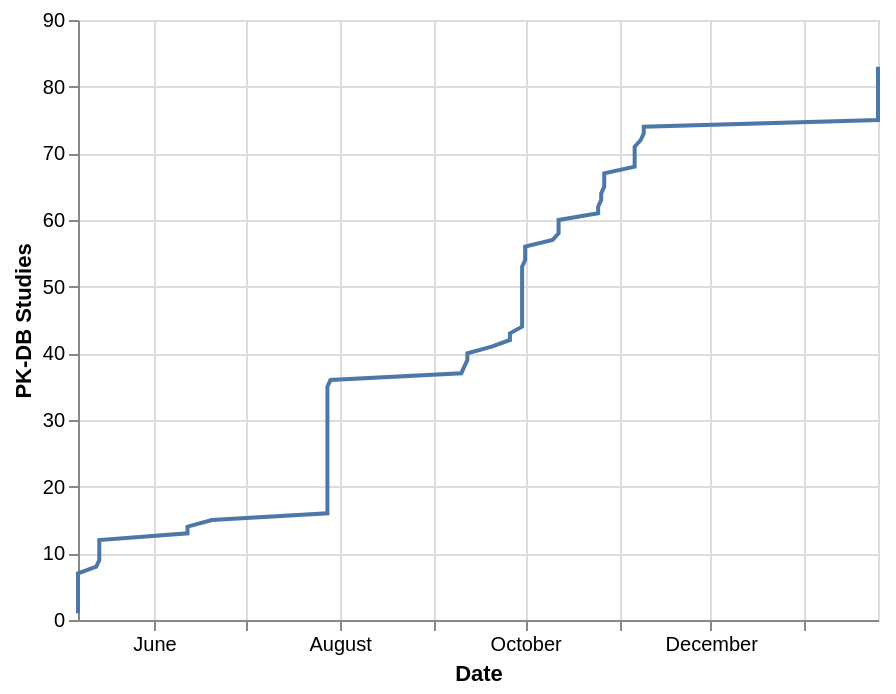

The specification (Vega-Lite) saved for this image:
### Vega-Lite specification from a JSON file in a GitHub repository (floating-point values rounded to 4 significant figures)
{"config": {"view": {"continuousWidth": 400, "continuousHeight": 300}}, "data": {"values": [{"sid": "PKDB00024", "date": "2019-05-07", "name": "Baraka1990", "creator": "mkoenig", "licence": "open", "access": "public", "group_count": 1, "individual_count": 0, "intervention_count": 3, "output_count": 32, "timecourse_count": 2, "study_count": 1, "study_count_cum": 1, "group_count_cum": 1, "individual_count_cum": 0, "intervention_count_cum": 3, "output_count_cum": 32, "timecourse_count_cum": 2}, {"sid": "PKDB00029", "date": "2019-05-07", "name": "Jensen2004", "creator": "mkoenig", "licence": "closed", "access": "public", "group_count": 1, "individual_count": 0, "intervention_count": 1, "output_count": 24, "timecourse_count": 3, "study_count": 1, "study_count_cum": 2, "group_count_cum": 2, "individual_count_cum": 0, "intervention_count_cum": 4, "output_count_cum": 56, "timecourse_count_cum": 5}, {"sid": "PKDB00023", "date": "2019-05-07", "name": "Ameer1981", "creator": "mkoenig", "licence": "closed", "access": "public", "group_count": 0, "individual_count": 0, "intervention_count": 0, "output_count": 0, "timecourse_count": 0, "study_count": 1, "study_count_cum": 3, "group_count_cum": 2, "individual_count_cum": 0, "intervention_count_cum": 4, "output_count_cum": 56, "timecourse_count_cum": 5}, {"sid": "PKDB00028", "date": "2019-05-07", "name": "Iqbal1995", "creator": "jbrandhorst", "licence": "closed", "access": "public", "group_count": 1, "individual_count": 0, "intervention_count": 2, "output_count": 34, "timecourse_count": 2, "study_count": 1, "study_count_cum": 4, "group_count_cum": 3, "individual_count_cum": 0, "intervention_count_cum": 6, "output_count_cum": 90, "timecourse_count_cum": 7}, {"sid": "PKDB00026", "date": "2019-05-07", "name": "Chiew2010", "creator": "mkoenig", "licence": "closed", "access": "public", "group_count": 1, "individual_count": 0, "intervention_count": 2, "output_count": 50, "timecourse_count": 6, "study_count": 1, "study_count_cum": 5, "group_count_cum": 4, "individual_count_cum": 0, "intervention_count_cum": 8, "output_count_cum": 140, "timecourse_count_cum": 13}, {"sid": "PKDB00022", "date": "2019-05-07", "name": "Albert1974", "creator": "mkoenig", "licence": "open", "access": "public", "group_count": 1, "individual_count": 0, "intervention_count": 2, "output_count": 26, "timecourse_count": 2, "study_count": 1, "study_count_cum": 6, "group_count_cum": 5, "individual_count_cum": 0, "intervention_count_cum": 10, "output_count_cum": 166, "timecourse_count_cum": 15}, {"sid": "PKDB00027", "date": "2019-05-07", "name": "Critchley2005", "creator": "mkoenig", "licence": "closed", "access": "public", "group_count": 3, "individual_count": 0, "intervention_count": 1, "output_count": 81, "timecourse_count": 8, "study_count": 1, "study_count_cum": 7, "group_count_cum": 8, "individual_count_cum": 0, "intervention_count_cum": 11, "output_count_cum": 247, "timecourse_count_cum": 23}, {"sid": "PKDB00119", "date": "2019-05-13", "name": "Malan1985", "creator": "jbrandhorst", "licence": "open", "access": "public", "group_count": 1, "individual_count": 0, "intervention_count": 3, "output_count": 39, "timecourse_count": 3, "study_count": 1, "study_count_cum": 8, "group_count_cum": 9, "individual_count_cum": 0, "intervention_count_cum": 14, "output_count_cum": 286, "timecourse_count_cum": 26}, {"sid": "PKDB00122", "date": "2019-05-14", "name": "Briant1976", "creator": "jbrandhorst", "licence": "closed", "access": "public", "group_count": 7, "individual_count": 57, "intervention_count": 1, "output_count": 69, "timecourse_count": 0, "study_count": 1, "study_count_cum": 9, "group_count_cum": 16, "individual_count_cum": 57, "intervention_count_cum": 15, "output_count_cum": 355, "timecourse_count_cum": 26}, {"sid": "PKDB00123", "date": "2019-05-14", "name": "Lau1994", "creator": "mkoenig", "licence": "closed", "access": "public", "group_count": 1, "individual_count": 6, "intervention_count": 1, "output_count": 62, "timecourse_count": 4, "study_count": 1, "study_count_cum": 10, "group_count_cum": 17, "individual_count_cum": 63, "intervention_count_cum": 16, "output_count_cum": 417, "timecourse_count_cum": 30}, {"sid": "PKDB00121", "date": "2019-05-14", "name": "Ganetsky2013", "creator": "jbrandhorst", "licence": "open", "access": "public", "group_count": 1, "individual_count": 0, "intervention_count": 2, "output_count": 96, "timecourse_count": 10, "study_count": 1, "study_count_cum": 11, "group_count_cum": 18, "individual_count_cum": 63, "intervention_count_cum": 18, "output_count_cum": 513, "timecourse_count_cum": 40}, {"sid": "PKDB00124", "date": "2019-05-14", "name": "Perucca1979", "creator": "mkoenig", "licence": "open", "access": "public", "group_count": 3, "individual_count": 0, "intervention_count": 2, "output_count": 68, "timecourse_count": 6, "study_count": 1, "study_count_cum": 12, "group_count_cum": 21, "individual_count_cum": 63, "intervention_count_cum": 20, "output_count_cum": 581, "timecourse_count_cum": 46}, {"sid": "PKDB00130", "date": "2019-06-12", "name": "Miners1988", "creator": "jbrandhorst", "licence": "open", "access": "public", "group_count": 3, "individual_count": 16, "intervention_count": 1, "output_count": 108, "timecourse_count": 0, "study_count": 1, "study_count_cum": 13, "group_count_cum": 24, "individual_count_cum": 79, "intervention_count_cum": 21, "output_count_cum": 689, "timecourse_count_cum": 46}, {"sid": "PKDB00131", "date": "2019-06-12", "name": "Divoll1982", "creator": "jbrandhorst", "licence": "open", "access": "public", "group_count": 7, "individual_count": 1, "intervention_count": 3, "output_count": 50, "timecourse_count": 3, "study_count": 1, "study_count_cum": 14, "group_count_cum": 31, "individual_count_cum": 80, "intervention_count_cum": 24, "output_count_cum": 739, "timecourse_count_cum": 49}, {"sid": "PKDB00133", "date": "2019-06-20", "name": "Itoh2002", "creator": "jbrandhorst", "licence": "closed", "access": "public", "group_count": 1, "individual_count": 0, "intervention_count": 3, "output_count": 97, "timecourse_count": 11, "study_count": 1, "study_count_cum": 15, "group_count_cum": 32, "individual_count_cum": 80, "intervention_count_cum": 27, "output_count_cum": 836, "timecourse_count_cum": 60}, {"sid": "PKDB00146", "date": "2019-07-28", "name": "Gwilt1963", "creator": "jbrandhorst", "licence": "closed", "access": "public", "group_count": 3, "individual_count": 0, "intervention_count": 3, "output_count": 17, "timecourse_count": 4, "study_count": 1, "study_count_cum": 16, "group_count_cum": 35, "individual_count_cum": 80, "intervention_count_cum": 30, "output_count_cum": 853, "timecourse_count_cum": 64}, {"sid": "PKDB00149", "date": "2019-07-28", "name": "Itoh2000", "creator": "jbrandhorst", "licence": "closed", "access": "public", "group_count": 1, "individual_count": 0, "intervention_count": 3, "output_count": 101, "timecourse_count": 13, "study_count": 1, "study_count_cum": 17, "group_count_cum": 36, "individual_count_cum": 80, "intervention_count_cum": 33, "output_count_cum": 954, "timecourse_count_cum": 77}, {"sid": "PKDB00160", "date": "2019-07-28", "name": "Adithan1982", "creator": "jbrandhorst", "licence": "closed", "access": "public", "group_count": 1, "individual_count": 10, "intervention_count": 1, "output_count": 60, "timecourse_count": 2, "study_count": 1, "study_count_cum": 18, "group_count_cum": 37, "individual_count_cum": 90, "intervention_count_cum": 34, "output_count_cum": 1014, "timecourse_count_cum": 79}, {"sid": "PKDB00159", "date": "2019-07-28", "name": "Jack1985", "creator": "mkoenig", "licence": "closed", "access": "public", "group_count": 1, "individual_count": 0, "intervention_count": 7, "output_count": 36, "timecourse_count": 0, "study_count": 1, "study_count_cum": 19, "group_count_cum": 38, "individual_count_cum": 90, "intervention_count_cum": 41, "output_count_cum": 1050, "timecourse_count_cum": 79}, {"sid": "PKDB00156", "date": "2019-07-28", "name": "Levy1971", "creator": "jbrandhorst", "licence": "open", "access": "public", "group_count": 1, "individual_count": 3, "intervention_count": 10, "output_count": 35, "timecourse_count": 26, "study_count": 1, "study_count_cum": 20, "group_count_cum": 39, "individual_count_cum": 93, "intervention_count_cum": 51, "output_count_cum": 1085, "timecourse_count_cum": 105}, {"sid": "PKDB00155", "date": "2019-07-28", "name": "Forrest1979", "creator": "jbrandhorst", "licence": "closed", "access": "public", "group_count": 5, "individual_count": 15, "intervention_count": 1, "output_count": 116, "timecourse_count": 12, "study_count": 1, "study_count_cum": 21, "group_count_cum": 44, "individual_count_cum": 108, "intervention_count_cum": 52, "output_count_cum": 1201, "timecourse_count_cum": 117}, {"sid": "PKDB00164", "date": "2019-07-28", "name": "Mucklow1980", "creator": "jbrandhorst", "licence": "closed", "access": "public", "group_count": 24, "individual_count": 0, "intervention_count": 2, "output_count": 24, "timecourse_count": 0, "study_count": 1, "study_count_cum": 22, "group_count_cum": 68, "individual_count_cum": 108, "intervention_count_cum": 54, "output_count_cum": 1225, "timecourse_count_cum": 117}, {"sid": "PKDB00154", "date": "2019-07-28", "name": "Liukas2011", "creator": "jbrandhorst", "licence": "open", "access": "public", "group_count": 5, "individual_count": 238, "intervention_count": 1, "output_count": 369, "timecourse_count": 12, "study_count": 1, "study_count_cum": 23, "group_count_cum": 73, "individual_count_cum": 346, "intervention_count_cum": 55, "output_count_cum": 1594, "timecourse_count_cum": 129}, {"sid": "PKDB00141", "date": "2019-07-28", "name": "Kamali1993", "creator": "jbrandhorst", "licence": "closed", "access": "public", "group_count": 1, "individual_count": 0, "intervention_count": 2, "output_count": 32, "timecourse_count": 2, "study_count": 1, "study_count_cum": 24, "group_count_cum": 74, "individual_count_cum": 346, "intervention_count_cum": 57, "output_count_cum": 1626, "timecourse_count_cum": 131}, {"sid": "PKDB00145", "date": "2019-07-28", "name": "Chen1996", "creator": "jbrandhorst", "licence": "closed", "access": "public", "group_count": 6, "individual_count": 0, "intervention_count": 2, "output_count": 140, "timecourse_count": 20, "study_count": 1, "study_count_cum": 25, "group_count_cum": 80, "individual_count_cum": 346, "intervention_count_cum": 59, "output_count_cum": 1766, "timecourse_count_cum": 151}, {"sid": "PKDB00147", "date": "2019-07-28", "name": "McGilveray1972", "creator": "jbrandhorst", "licence": "closed", "access": "public", "group_count": 3, "individual_count": 8, "intervention_count": 5, "output_count": 150, "timecourse_count": 36, "study_count": 1, "study_count_cum": 26, "group_count_cum": 83, "individual_count_cum": 354, "intervention_count_cum": 64, "output_count_cum": 1916, "timecourse_count_cum": 187}, {"sid": "PKDB00158", "date": "2019-07-28", "name": "Mitchell1983", "creator": "jbrandhorst", "licence": "closed", "access": "public", "group_count": 3, "individual_count": 0, "intervention_count": 1, "output_count": 32, "timecourse_count": 2, "study_count": 1, "study_count_cum": 27, "group_count_cum": 86, "individual_count_cum": 354, "intervention_count_cum": 65, "output_count_cum": 1948, "timecourse_count_cum": 189}, {"sid": "PKDB00150", "date": "2019-07-28", "name": "Miners1983", "creator": "jbrandhorst", "licence": "open", "access": "public", "group_count": 4, "individual_count": 0, "intervention_count": 1, "output_count": 33, "timecourse_count": 0, "study_count": 1, "study_count_cum": 28, "group_count_cum": 90, "individual_count_cum": 354, "intervention_count_cum": 66, "output_count_cum": 1981, "timecourse_count_cum": 189}, {"sid": "PKDB00163", "date": "2019-07-28", "name": "Kulo2014", "creator": "jbrandhorst", "licence": "closed", "access": "public", "group_count": 5, "individual_count": 146, "intervention_count": 1, "output_count": 170, "timecourse_count": 0, "study_count": 1, "study_count_cum": 29, "group_count_cum": 95, "individual_count_cum": 500, "intervention_count_cum": 67, "output_count_cum": 2151, "timecourse_count_cum": 189}, {"sid": "PKDB00161", "date": "2019-07-28", "name": "Miners1986", "creator": "jbrandhorst", "licence": "closed", "access": "public", "group_count": 3, "individual_count": 20, "intervention_count": 1, "output_count": 132, "timecourse_count": 0, "study_count": 1, "study_count_cum": 30, "group_count_cum": 98, "individual_count_cum": 520, "intervention_count_cum": 68, "output_count_cum": 2283, "timecourse_count_cum": 189}, {"sid": "PKDB00139", "date": "2019-07-28", "name": "Kim2011", "creator": "jbrandhorst", "licence": "closed", "access": "public", "group_count": 1, "individual_count": 0, "intervention_count": 2, "output_count": 85, "timecourse_count": 6, "study_count": 1, "study_count_cum": 31, "group_count_cum": 99, "individual_count_cum": 520, "intervention_count_cum": 70, "output_count_cum": 2368, "timecourse_count_cum": 195}, {"sid": "PKDB00143", "date": "2019-07-28", "name": "Osborne1991", "creator": "jbrandhorst", "licence": "closed", "access": "public", "group_count": 3, "individual_count": 0, "intervention_count": 1, "output_count": 20, "timecourse_count": 0, "study_count": 1, "study_count_cum": 32, "group_count_cum": 102, "individual_count_cum": 520, "intervention_count_cum": 71, "output_count_cum": 2388, "timecourse_count_cum": 195}, {"sid": "PKDB00153", "date": "2019-07-28", "name": "Divoll1982b", "creator": "jbrandhorst", "licence": "closed", "access": "public", "group_count": 3, "individual_count": 49, "intervention_count": 4, "output_count": 140, "timecourse_count": 4, "study_count": 1, "study_count_cum": 33, "group_count_cum": 105, "individual_count_cum": 569, "intervention_count_cum": 75, "output_count_cum": 2528, "timecourse_count_cum": 199}, {"sid": "PKDB00151", "date": "2019-07-28", "name": "Prescott1981", "creator": "jbrandhorst", "licence": "open", "access": "public", "group_count": 3, "individual_count": 0, "intervention_count": 2, "output_count": 70, "timecourse_count": 6, "study_count": 1, "study_count_cum": 34, "group_count_cum": 108, "individual_count_cum": 569, "intervention_count_cum": 77, "output_count_cum": 2598, "timecourse_count_cum": 205}, {"sid": "PKDB00140", "date": "2019-07-28", "name": "Miners1984", "creator": "jbrandhorst", "licence": "open", "access": "public", "group_count": 5, "individual_count": 0, "intervention_count": 4, "output_count": 66, "timecourse_count": 0, "study_count": 1, "study_count_cum": 35, "group_count_cum": 113, "individual_count_cum": 569, "intervention_count_cum": 81, "output_count_cum": 2664, "timecourse_count_cum": 205}, {"sid": "PKDB00165", "date": "2019-07-29", "name": "Prescott1973", "creator": "jbrandhorst", "licence": "closed", "access": "public", "group_count": 12, "individual_count": 11, "intervention_count": 1, "output_count": 45, "timecourse_count": 8, "study_count": 1, "study_count_cum": 36, "group_count_cum": 125, "individual_count_cum": 580, "intervention_count_cum": 82, "output_count_cum": 2709, "timecourse_count_cum": 213}, {"sid": "PKDB00166", "date": "2019-09-10", "name": "Ochs1984", "creator": "jbrandhorst", "licence": "closed", "access": "public", "group_count": 4, "individual_count": 123, "intervention_count": 3, "output_count": 185, "timecourse_count": 2, "study_count": 1, "study_count_cum": 37, "group_count_cum": 129, "individual_count_cum": 703, "intervention_count_cum": 85, "output_count_cum": 2894, "timecourse_count_cum": 215}, {"sid": "PKDB00169", "date": "2019-09-11", "name": "Kietzmann1990", "creator": "jbrandhorst", "licence": "closed", "access": "public", "group_count": 3, "individual_count": 39, "intervention_count": 1, "output_count": 320, "timecourse_count": 26, "study_count": 1, "study_count_cum": 38, "group_count_cum": 132, "individual_count_cum": 742, "intervention_count_cum": 86, "output_count_cum": 3214, "timecourse_count_cum": 241}, {"sid": "PKDB00170", "date": "2019-09-12", "name": "Davis1976", "creator": "jbrandhorst", "licence": "closed", "access": "public", "group_count": 7, "individual_count": 30, "intervention_count": 35, "output_count": 58, "timecourse_count": 0, "study_count": 1, "study_count_cum": 39, "group_count_cum": 139, "individual_count_cum": 772, "intervention_count_cum": 121, "output_count_cum": 3272, "timecourse_count_cum": 241}, {"sid": "PKDB00172", "date": "2019-09-12", "name": "Glynn1973", "creator": "jbrandhorst", "licence": "closed", "access": "public", "group_count": 1, "individual_count": 0, "intervention_count": 4, "output_count": 64, "timecourse_count": 8, "study_count": 1, "study_count_cum": 40, "group_count_cum": 140, "individual_count_cum": 772, "intervention_count_cum": 125, "output_count_cum": 3336, "timecourse_count_cum": 249}, {"sid": "PKDB00176", "date": "2019-09-20", "name": "Bedjaoui1984", "creator": "jbrandhorst", "licence": "closed", "access": "public", "group_count": 3, "individual_count": 25, "intervention_count": 1, "output_count": 205, "timecourse_count": 2, "study_count": 1, "study_count_cum": 41, "group_count_cum": 143, "individual_count_cum": 797, "intervention_count_cum": 126, "output_count_cum": 3541, "timecourse_count_cum": 251}, {"sid": "PKDB00183", "date": "2019-09-26", "name": "Paintaud1998", "creator": "jbrandhorst", "licence": "closed", "access": "public", "group_count": 1, "individual_count": 15, "intervention_count": 3, "output_count": 266, "timecourse_count": 32, "study_count": 1, "study_count_cum": 42, "group_count_cum": 144, "individual_count_cum": 812, "intervention_count_cum": 129, "output_count_cum": 3807, "timecourse_count_cum": 283}, {"sid": "PKDB00180", "date": "2019-09-26", "name": "Bannwarth1992", "creator": "jbrandhorst", "licence": "closed", "access": "public", "group_count": 12, "individual_count": 0, "intervention_count": 1, "output_count": 90, "timecourse_count": 22, "study_count": 1, "study_count_cum": 43, "group_count_cum": 156, "individual_count_cum": 812, "intervention_count_cum": 130, "output_count_cum": 3897, "timecourse_count_cum": 305}, {"sid": "PKDB00193", "date": "2019-09-30", "name": "Bannwarth2001", "creator": "jbrandhorst", "licence": "closed", "access": "public", "group_count": 1, "individual_count": 0, "intervention_count": 2, "output_count": 26, "timecourse_count": 2, "study_count": 1, "study_count_cum": 44, "group_count_cum": 157, "individual_count_cum": 812, "intervention_count_cum": 132, "output_count_cum": 3923, "timecourse_count_cum": 307}, {"sid": "PKDB00184", "date": "2019-09-30", "name": "Douglas1996", "creator": "jbrandhorst", "licence": "closed", "access": "public", "group_count": 1, "individual_count": 0, "intervention_count": 2, "output_count": 24, "timecourse_count": 2, "study_count": 1, "study_count_cum": 45, "group_count_cum": 158, "individual_count_cum": 812, "intervention_count_cum": 134, "output_count_cum": 3947, "timecourse_count_cum": 309}, {"sid": "PKDB00189", "date": "2019-09-30", "name": "Langford2016", "creator": "jbrandhorst", "licence": "closed", "access": "public", "group_count": 4, "individual_count": 0, "intervention_count": 3, "output_count": 62, "timecourse_count": 6, "study_count": 1, "study_count_cum": 46, "group_count_cum": 162, "individual_count_cum": 812, "intervention_count_cum": 137, "output_count_cum": 4009, "timecourse_count_cum": 315}, {"sid": "PKDB00191", "date": "2019-09-30", "name": "Kamali1993a", "creator": "jbrandhorst", "licence": "closed", "access": "public", "group_count": 3, "individual_count": 19, "intervention_count": 1, "output_count": 105, "timecourse_count": 0, "study_count": 1, "study_count_cum": 47, "group_count_cum": 165, "individual_count_cum": 831, "intervention_count_cum": 138, "output_count_cum": 4114, "timecourse_count_cum": 315}, {"sid": "PKDB00195", "date": "2019-09-30", "name": "Clements1984", "creator": "mkoenig", "licence": "open", "access": "public", "group_count": 1, "individual_count": 0, "intervention_count": 5, "output_count": 66, "timecourse_count": 4, "study_count": 1, "study_count_cum": 48, "group_count_cum": 166, "individual_count_cum": 831, "intervention_count_cum": 143, "output_count_cum": 4180, "timecourse_count_cum": 319}, {"sid": "PKDB00194", "date": "2019-09-30", "name": "Nelson1963", "creator": "jbrandhorst", "licence": "closed", "access": "public", "group_count": 1, "individual_count": 9, "intervention_count": 1, "output_count": 27, "timecourse_count": 18, "study_count": 1, "study_count_cum": 49, "group_count_cum": 167, "individual_count_cum": 840, "intervention_count_cum": 144, "output_count_cum": 4207, "timecourse_count_cum": 337}, {"sid": "PKDB00188", "date": "2019-09-30", "name": "Clements1978", "creator": "jbrandhorst", "licence": "closed", "access": "public", "group_count": 4, "individual_count": 8, "intervention_count": 4, "output_count": 112, "timecourse_count": 10, "study_count": 1, "study_count_cum": 50, "group_count_cum": 171, "individual_count_cum": 848, "intervention_count_cum": 148, "output_count_cum": 4319, "timecourse_count_cum": 347}, {"sid": "PKDB00190", "date": "2019-09-30", "name": "Fulton1979", "creator": "jbrandhorst", "licence": "closed", "access": "public", "group_count": 3, "individual_count": 0, "intervention_count": 2, "output_count": 10, "timecourse_count": 0, "study_count": 1, "study_count_cum": 51, "group_count_cum": 174, "individual_count_cum": 848, "intervention_count_cum": 150, "output_count_cum": 4329, "timecourse_count_cum": 347}, {"sid": "PKDB00186", "date": "2019-09-30", "name": "Clements1976", "creator": "jbrandhorst", "licence": "closed", "access": "public", "group_count": 1, "individual_count": 4, "intervention_count": 1, "output_count": 8, "timecourse_count": 0, "study_count": 1, "study_count_cum": 52, "group_count_cum": 175, "individual_count_cum": 852, "intervention_count_cum": 151, "output_count_cum": 4337, "timecourse_count_cum": 347}, {"sid": "PKDB00196", "date": "2019-09-30", "name": "Divoll1982c", "creator": "jbrandhorst", "licence": "closed", "access": "public", "group_count": 5, "individual_count": 66, "intervention_count": 1, "output_count": 100, "timecourse_count": 2, "study_count": 1, "study_count_cum": 53, "group_count_cum": 180, "individual_count_cum": 918, "intervention_count_cum": 152, "output_count_cum": 4437, "timecourse_count_cum": 349}, {"sid": "PKDB00200", "date": "2019-10-01", "name": "Prescott1968", "creator": "jbrandhorst", "licence": "closed", "access": "public", "group_count": 3, "individual_count": 8, "intervention_count": 3, "output_count": 80, "timecourse_count": 16, "study_count": 1, "study_count_cum": 54, "group_count_cum": 183, "individual_count_cum": 926, "intervention_count_cum": 155, "output_count_cum": 4517, "timecourse_count_cum": 365}, {"sid": "PKDB00197", "date": "2019-10-01", "name": "Abernethy1982a", "creator": "mkoenig", "licence": "closed", "access": "public", "group_count": 3, "individual_count": 34, "intervention_count": 1, "output_count": 54, "timecourse_count": 2, "study_count": 1, "study_count_cum": 55, "group_count_cum": 186, "individual_count_cum": 960, "intervention_count_cum": 156, "output_count_cum": 4571, "timecourse_count_cum": 367}, {"sid": "PKDB00198", "date": "2019-10-01", "name": "Abernethy1982", "creator": "jbrandhorst", "licence": "closed", "access": "public", "group_count": 7, "individual_count": 46, "intervention_count": 1, "output_count": 92, "timecourse_count": 4, "study_count": 1, "study_count_cum": 56, "group_count_cum": 193, "individual_count_cum": 1006, "intervention_count_cum": 157, "output_count_cum": 4663, "timecourse_count_cum": 371}, {"sid": "PKDB00212", "date": "2019-10-10", "name": "Depre1992", "creator": "jbrandhorst", "licence": "closed", "access": "public", "group_count": 3, "individual_count": 0, "intervention_count": 4, "output_count": 25, "timecourse_count": 2, "study_count": 1, "study_count_cum": 57, "group_count_cum": 196, "individual_count_cum": 1006, "intervention_count_cum": 161, "output_count_cum": 4688, "timecourse_count_cum": 373}, {"sid": "PKDB00214", "date": "2019-10-12", "name": "Kamali1992", "creator": "jbrandhorst", "licence": "closed", "access": "public", "group_count": 1, "individual_count": 0, "intervention_count": 2, "output_count": 48, "timecourse_count": 4, "study_count": 1, "study_count_cum": 58, "group_count_cum": 197, "individual_count_cum": 1006, "intervention_count_cum": 163, "output_count_cum": 4736, "timecourse_count_cum": 377}, {"sid": "PKDB00213", "date": "2019-10-12", "name": "Lowenthal1976", "creator": "jbrandhorst", "licence": "closed", "access": "public", "group_count": 4, "individual_count": 13, "intervention_count": 1, "output_count": 118, "timecourse_count": 9, "study_count": 1, "study_count_cum": 59, "group_count_cum": 201, "individual_count_cum": 1019, "intervention_count_cum": 164, "output_count_cum": 4854, "timecourse_count_cum": 386}, {"sid": "PKDB00216", "date": "2019-10-12", "name": "Grattan2000", "creator": "jbrandhorst", "licence": "closed", "access": "public", "group_count": 1, "individual_count": 0, "intervention_count": 5, "output_count": 70, "timecourse_count": 5, "study_count": 1, "study_count_cum": 60, "group_count_cum": 202, "individual_count_cum": 1019, "intervention_count_cum": 169, "output_count_cum": 4924, "timecourse_count_cum": 391}, {"sid": "PKDB00219", "date": "2019-10-25", "name": "Nimmo1978", "creator": "jbrandhorst", "licence": "closed", "access": "public", "group_count": 1, "individual_count": 0, "intervention_count": 3, "output_count": 18, "timecourse_count": 2, "study_count": 1, "study_count_cum": 61, "group_count_cum": 203, "individual_count_cum": 1019, "intervention_count_cum": 172, "output_count_cum": 4942, "timecourse_count_cum": 393}, {"sid": "PKDB00218", "date": "2019-10-25", "name": "Lee1981", "creator": "jbrandhorst", "licence": "closed", "access": "public", "group_count": 3, "individual_count": 13, "intervention_count": 1, "output_count": 64, "timecourse_count": 2, "study_count": 1, "study_count_cum": 62, "group_count_cum": 206, "individual_count_cum": 1032, "intervention_count_cum": 173, "output_count_cum": 5006, "timecourse_count_cum": 395}, {"sid": "PKDB00220", "date": "2019-10-26", "name": "Carlo1955", "creator": "jbrandhorst", "licence": "closed", "access": "public", "group_count": 3, "individual_count": 24, "intervention_count": 8, "output_count": 576, "timecourse_count": 104, "study_count": 1, "study_count_cum": 63, "group_count_cum": 209, "individual_count_cum": 1056, "intervention_count_cum": 181, "output_count_cum": 5582, "timecourse_count_cum": 499}, {"sid": "PKDB00222", "date": "2019-10-26", "name": "HolmerPettersson2004", "creator": "jbrandhorst", "licence": "closed", "access": "public", "group_count": 6, "individual_count": 0, "intervention_count": 5, "output_count": 15, "timecourse_count": 5, "study_count": 1, "study_count_cum": 64, "group_count_cum": 215, "individual_count_cum": 1056, "intervention_count_cum": 186, "output_count_cum": 5597, "timecourse_count_cum": 504}, {"sid": "PKDB00223", "date": "2019-10-27", "name": "Adithan1988", "creator": "jbrandhorst", "licence": "closed", "access": "public", "group_count": 5, "individual_count": 19, "intervention_count": 1, "output_count": 93, "timecourse_count": 3, "study_count": 1, "study_count_cum": 65, "group_count_cum": 220, "individual_count_cum": 1075, "intervention_count_cum": 187, "output_count_cum": 5690, "timecourse_count_cum": 507}, {"sid": "PKDB00225", "date": "2019-10-27", "name": "Nimmo1973", "creator": "jbrandhorst", "licence": "closed", "access": "public", "group_count": 3, "individual_count": 1, "intervention_count": 3, "output_count": 60, "timecourse_count": 7, "study_count": 1, "study_count_cum": 66, "group_count_cum": 223, "individual_count_cum": 1076, "intervention_count_cum": 190, "output_count_cum": 5750, "timecourse_count_cum": 514}, {"sid": "PKDB00226", "date": "2019-10-27", "name": "Liedtke1979", "creator": "jbrandhorst", "licence": "closed", "access": "public", "group_count": 8, "individual_count": 0, "intervention_count": 7, "output_count": 80, "timecourse_count": 7, "study_count": 1, "study_count_cum": 67, "group_count_cum": 231, "individual_count_cum": 1076, "intervention_count_cum": 197, "output_count_cum": 5830, "timecourse_count_cum": 521}, {"sid": "PKDB00256", "date": "2019-11-06", "name": "Douglas1978", "creator": "jbrandhorst", "licence": "closed", "access": "public", "group_count": 3, "individual_count": 6, "intervention_count": 2, "output_count": 26, "timecourse_count": 2, "study_count": 1, "study_count_cum": 68, "group_count_cum": 234, "individual_count_cum": 1082, "intervention_count_cum": 199, "output_count_cum": 5856, "timecourse_count_cum": 523}, {"sid": "PKDB00259", "date": "2019-11-06", "name": "Kolawole2002", "creator": "jbrandhorst", "licence": "closed", "access": "public", "group_count": 1, "individual_count": 0, "intervention_count": 5, "output_count": 51, "timecourse_count": 3, "study_count": 1, "study_count_cum": 69, "group_count_cum": 235, "individual_count_cum": 1082, "intervention_count_cum": 204, "output_count_cum": 5907, "timecourse_count_cum": 526}, {"sid": "PKDB00258", "date": "2019-11-06", "name": "Adjepon-Yamoah1986", "creator": "jbrandhorst", "licence": "closed", "access": "public", "group_count": 1, "individual_count": 6, "intervention_count": 2, "output_count": 82, "timecourse_count": 2, "study_count": 1, "study_count_cum": 70, "group_count_cum": 236, "individual_count_cum": 1088, "intervention_count_cum": 206, "output_count_cum": 5989, "timecourse_count_cum": 528}, {"sid": "PKDB00255", "date": "2019-11-06", "name": "Forfar1980", "creator": "jbrandhorst", "licence": "closed", "access": "public", "group_count": 4, "individual_count": 24, "intervention_count": 1, "output_count": 48, "timecourse_count": 3, "study_count": 1, "study_count_cum": 71, "group_count_cum": 240, "individual_count_cum": 1112, "intervention_count_cum": 207, "output_count_cum": 6037, "timecourse_count_cum": 531}, {"sid": "PKDB00262", "date": "2019-11-08", "name": "Brodie1980", "creator": "jbrandhorst", "licence": "closed", "access": "public", "group_count": 5, "individual_count": 0, "intervention_count": 3, "output_count": 12, "timecourse_count": 0, "study_count": 1, "study_count_cum": 72, "group_count_cum": 245, "individual_count_cum": 1112, "intervention_count_cum": 210, "output_count_cum": 6049, "timecourse_count_cum": 531}, {"sid": "PKDB00265", "date": "2019-11-09", "name": "Hall1976", "creator": "jbrandhorst", "licence": "closed", "access": "public", "group_count": 2, "individual_count": 6, "intervention_count": 3, "output_count": 50, "timecourse_count": 4, "study_count": 1, "study_count_cum": 73, "group_count_cum": 247, "individual_count_cum": 1118, "intervention_count_cum": 213, "output_count_cum": 6099, "timecourse_count_cum": 535}, {"sid": "PKDB00266", "date": "2019-11-09", "name": "Ali1993", "creator": "jbrandhorst", "licence": "closed", "access": "public", "group_count": 11, "individual_count": 0, "intervention_count": 1, "output_count": 23, "timecourse_count": 2, "study_count": 1, "study_count_cum": 74, "group_count_cum": 258, "individual_count_cum": 1118, "intervention_count_cum": 214, "output_count_cum": 6122, "timecourse_count_cum": 537}, {"sid": "24517114", "date": "2020-01-25", "name": "Berg2014", "creator": "jbrandhorst", "licence": "closed", "access": "public", "group_count": 3, "individual_count": 0, "intervention_count": 3, "output_count": 40, "timecourse_count": 4, "study_count": 1, "study_count_cum": 75, "group_count_cum": 261, "individual_count_cum": 1118, "intervention_count_cum": 217, "output_count_cum": 6162, "timecourse_count_cum": 541}, {"sid": "1577043", "date": "2020-01-25", "name": "Nielsen1992", "creator": "jbrandhorst", "licence": "closed", "access": "public", "group_count": 1, "individual_count": 0, "intervention_count": 3, "output_count": 24, "timecourse_count": 3, "study_count": 1, "study_count_cum": 76, "group_count_cum": 262, "individual_count_cum": 1118, "intervention_count_cum": 220, "output_count_cum": 6186, "timecourse_count_cum": 544}, {"sid": "4850385", "date": "2020-01-25", "name": "Mrochek1974", "creator": "jbrandhorst", "licence": "closed", "access": "public", "group_count": 1, "individual_count": 2, "intervention_count": 1, "output_count": 0, "timecourse_count": 0, "study_count": 1, "study_count_cum": 77, "group_count_cum": 263, "individual_count_cum": 1120, "intervention_count_cum": 221, "output_count_cum": 6186, "timecourse_count_cum": 544}, {"sid": "10412886", "date": "2020-01-25", "name": "Esteban1999", "creator": "jbrandhorst", "licence": "closed", "access": "public", "group_count": 5, "individual_count": 0, "intervention_count": 1, "output_count": 24, "timecourse_count": 0, "study_count": 1, "study_count_cum": 78, "group_count_cum": 268, "individual_count_cum": 1120, "intervention_count_cum": 222, "output_count_cum": 6210, "timecourse_count_cum": 544}, {"sid": "Itoh2001", "date": "2020-01-25", "name": "Itoh2001", "creator": "jbrandhorst", "licence": "closed", "access": "public", "group_count": 1, "individual_count": 0, "intervention_count": 2, "output_count": 56, "timecourse_count": 7, "study_count": 1, "study_count_cum": 79, "group_count_cum": 269, "individual_count_cum": 1120, "intervention_count_cum": 224, "output_count_cum": 6266, "timecourse_count_cum": 551}, {"sid": "4851431", "date": "2020-01-25", "name": "Chiou1974", "creator": "jbrandhorst", "licence": "closed", "access": "public", "group_count": 0, "individual_count": 0, "intervention_count": 0, "output_count": 0, "timecourse_count": 0, "study_count": 1, "study_count_cum": 80, "group_count_cum": 269, "individual_count_cum": 1120, "intervention_count_cum": 224, "output_count_cum": 6266, "timecourse_count_cum": 551}, {"sid": "3604267", "date": "2020-01-25", "name": "Kamali1987", "creator": "jbrandhorst", "licence": "closed", "access": "public", "group_count": 4, "individual_count": 0, "intervention_count": 8, "output_count": 92, "timecourse_count": 4, "study_count": 1, "study_count_cum": 81, "group_count_cum": 273, "individual_count_cum": 1120, "intervention_count_cum": 232, "output_count_cum": 6358, "timecourse_count_cum": 555}, {"sid": "Borin1989", "date": "2020-01-25", "name": "Borin1989", "creator": "jbrandhorst", "licence": "closed", "access": "public", "group_count": 1, "individual_count": 15, "intervention_count": 5, "output_count": 60, "timecourse_count": 5, "study_count": 1, "study_count_cum": 82, "group_count_cum": 274, "individual_count_cum": 1135, "intervention_count_cum": 237, "output_count_cum": 6418, "timecourse_count_cum": 560}, {"sid": "7002186", "date": "2020-01-25", "name": "Prescott1980", "creator": "mkoenig", "licence": "open", "access": "public", "group_count": 0, "individual_count": 0, "intervention_count": 0, "output_count": 0, "timecourse_count": 0, "study_count": 1, "study_count_cum": 83, "group_count_cum": 274, "individual_count_cum": 1135, "intervention_count_cum": 237, "output_count_cum": 6418, "timecourse_count_cum": 560}]}, "mark": "line", "encoding": {"x": {"type": "temporal", "axis": {"title": "Date"}, "field": "date"}, "y": {"type": "quantitative", "axis": {"title": "PK-DB Studies"}, "field": "study_count_cum"}}, "transform": [{"window": [{"op": "sum", "field": "study_count", "as": "study_count_cum"}], "frame": [null, 0]}], "$schema": "https://vega.github.io/schema/vega-lite/v5.json"}
